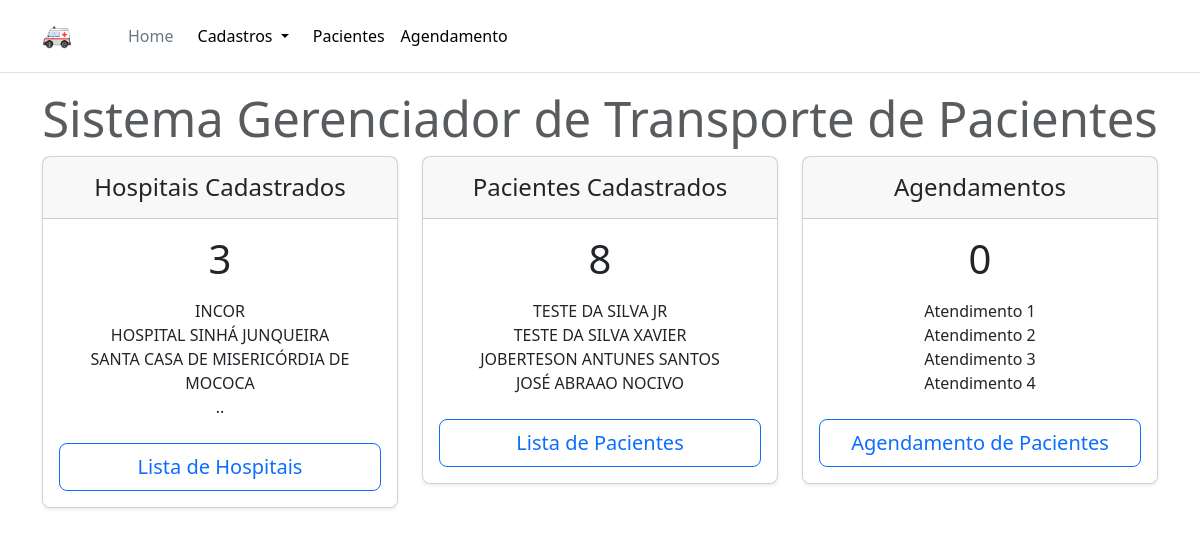
Before: / with the older database file.
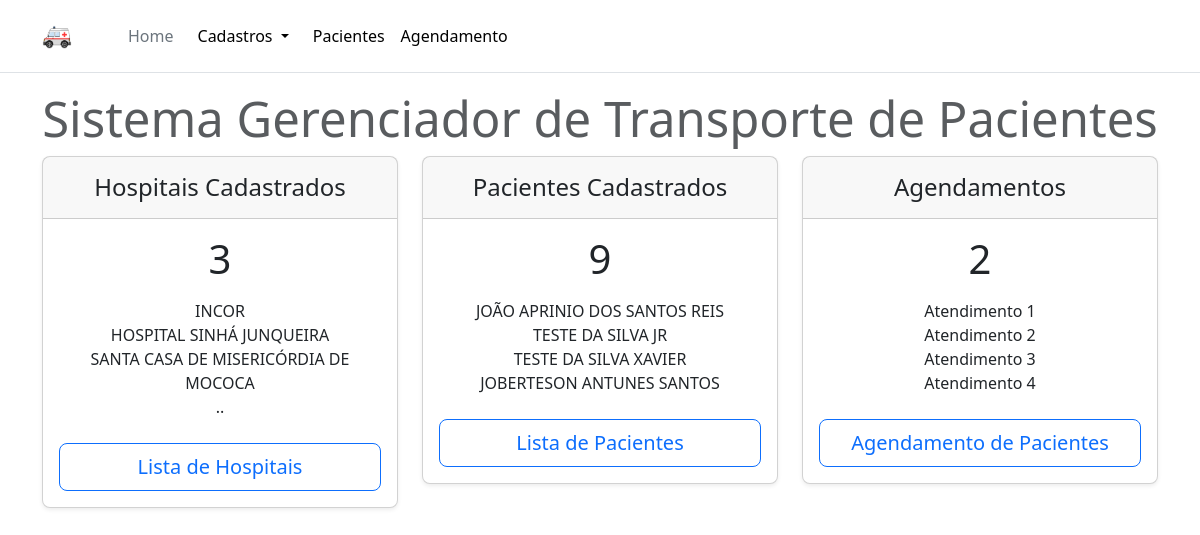
After: the same page with the newer database file.
### models.py (models this page shows, shortened)
class Hospital (Base):
    __tablename__ = "HOSPITAL"
    hospital_id = Column(INTEGER, primary_key=True)
    endereco_id = Column(INTEGER, nullable=False)
    nome = Column(TEXT(250), nullable=False)

class Paciente (Base):
    __tablename__ = "PACIENTE"
    paciente_id = Column(INTEGER, primary_key=True)
    cidade_id = Column(INTEGER, nullable=False)
    hygia = Column(TEXT(20),nullable=False)
    nome = Column(TEXT(250), nullable=False)
    data_nasc = Column(TEXT(10), nullable=False)
    tel_1 = Column(TEXT(11), nullable=False)
    tel_2 = Column(TEXT(11), nullable=True)
    logradouro = Column(TEXT(400), nullable=False)
    numero = Column(TEXT(20), nullable=False)
    complemento = Column(TEXT(50), nullable=False)
    cep = Column(TEXT(10), nullable=False)

### app.py (the view)
@app.route("/")
def index():
    num_hospitais = session.query(func.count(Hospital.hospital_id)).scalar()
    num_pacientes = session.query(func.count(Paciente.paciente_id)).scalar()
    num_agendamentos = session.query(func.count(Agendamento.agendamento_id)).scalar()
    sql = select(Hospital).order_by(Hospital.hospital_id.desc())
    hospitais = session.scalars(sql)
    lt_hospitais = []
    num_hos = 0
    for hospital in hospitais:
        num_hos = num_hos + 1
        lt_hospitais.append(hospital.nome)
        if num_hos > 3:
            break
    if num_hos < 4:
        for x in range(4 - num_hos):
            lt_hospitais.append("..")
    sql = select(Paciente).order_by(Paciente.paciente_id.desc())
    pacientes = session.scalars(sql)
    lt_pacientes = []
    num_pac = 0
    for paciente in pacientes:
        num_pac = num_pac + 1
        lt_pacientes.append(paciente.nome)
        if num_pac > 3:
            break
    if num_pac < 4:
        for x in range(4 - num_pac):
            lt_pacientes.append("..")
    return render_template('index.html', hospitais=num_hospitais, pacientes=num_pacientes, agendamentos=num_agendamentos, lt_hospitais=lt_hospitais, lt_pacientes=lt_pacientes)

### templates/index.html
{% extends 'base.html' %}
{% block content %}
    <h1 class="display-4 fw-normal d-flex justify-content-center"><small class="text-body-secondary fw-light">Sistema Gerenciador de Transporte de Pacientes</small></h1>
    <div class="row row-cols-1 row-cols-md-3 mb-3 text-center">
        <div class="col">
            <div class="card mb-4 rounded-3 shadow-sm">
                <div class="card-header py-3">
                    <h4 class="my-0 fw-normal">Hospitais Cadastrados</h4>
                </div>
                <div class="card-body">
                    <h1 class="card-title pricing-card-title">{{hospitais}}</h1>
                    <ul class="list-unstyled mt-3 mb-4">
                        {% for hospital in lt_hospitais %}
                        <li>{{hospital}}</li>
                        {% endfor %}
                    </ul>
                    <button type="button" class="w-100 btn btn-lg btn-outline-primary">Lista de Hospitais</button>
                </div>
            </div>
        </div>
        <div class="col">
            <div class="card mb-4 rounded-3 shadow-sm">
                <div class="card-header py-3">
                    <h4 class="my-0 fw-normal">Pacientes Cadastrados</h4>
                </div>
                <div class="card-body">
                    <h1 class="card-title pricing-card-title">{{pacientes}}</h1>
                    <ul class="list-unstyled mt-3 mb-4">
                        {% for paciente in lt_pacientes %}
                        <li>{{paciente}}</li>
                        {% endfor %}
                    </ul>
                    <div class="col-12">
                        <a class="w-100 btn btn-lg btn-outline-primary" href="/pacientes">
                            Lista de Pacientes
                        </a>
                    </div>
                </div>
            </div>
        </div>
        <div class="col">
            <div class="card mb-4 rounded-3 shadow-sm">
                <div class="card-header py-3">
                    <h4 class="my-0 fw-normal">Agendamentos</h4>
                </div>
                <div class="card-body">
                    <h1 class="card-title pricing-card-title">{{agendamentos}}</h1>
                    <ul class="list-unstyled mt-3 mb-4">
                        <li>Atendimento 1</li>
                        <li>Atendimento 2</li>
                        <li>Atendimento 3</li>
                        <li>Atendimento 4</li>
                    </ul>
                    <div class="col-12">
                        <a class="w-100 btn btn-lg btn-outline-primary" href="/agendamentos">
                            Agendamento de Pacientes
                        </a>
                    </div>
                </div>
            </div>
        </div>
      </div>
{% endblock %}

Changed rows visible on the page:
no longer on this page (row unchanged): Paciente: NOME "JOSÉ ABRAAO NOCIVO"
added Paciente: NOME "JOÃO APRINIO DOS SANTOS REIS"
Other visible differences:
{{ pacientes }}: "8" → "9"
{{ agendamentos }}: "0" → "2"
